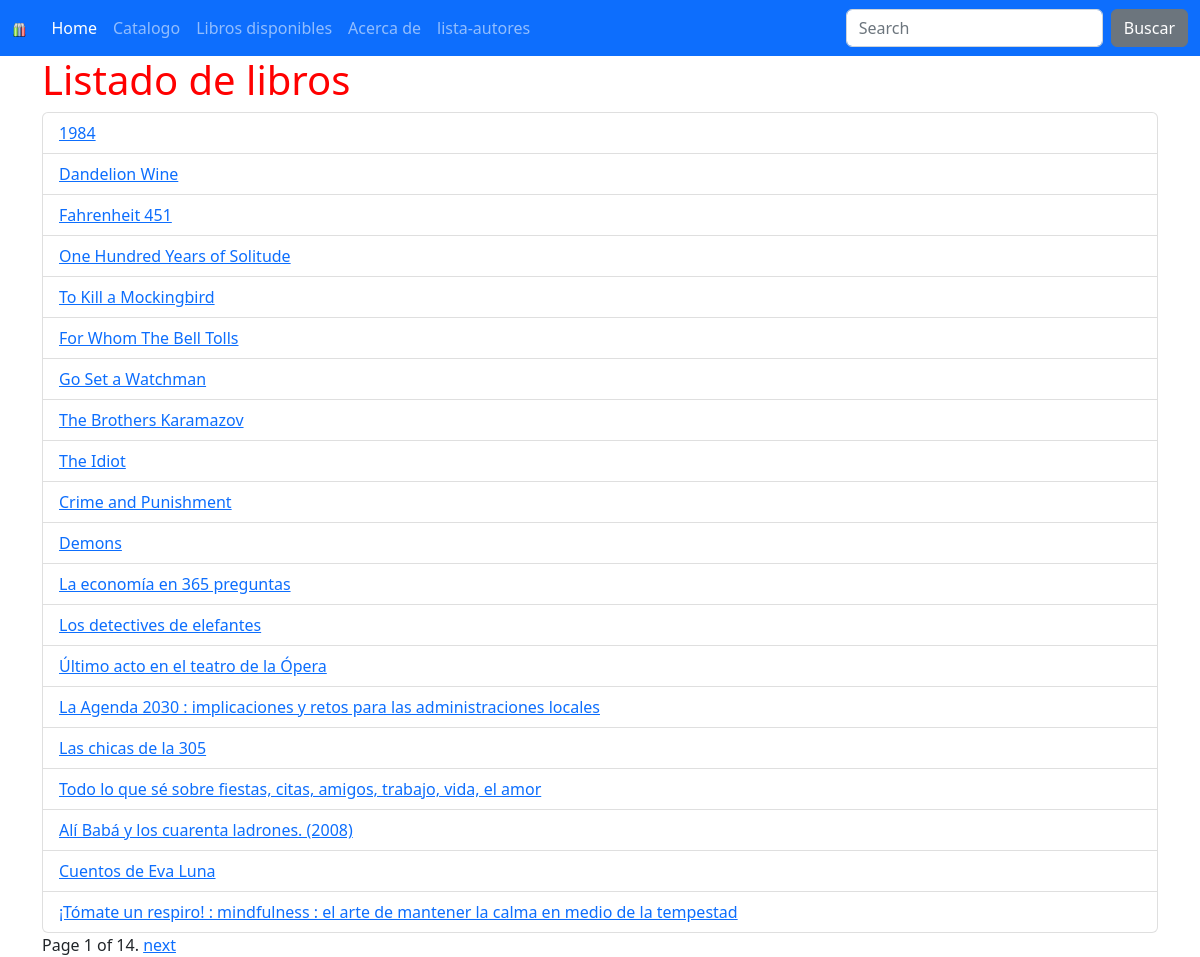
Page /catalogo/libros/ on the committed database.
### catalog/models.py (models this page shows)
class Book(models.Model):
    title = models.CharField(max_length=200)
    author = models.ForeignKey('Author',
        on_delete=models.SET_NULL, # que pasa si borramos el autor?
        null=True)  # puede ser nulo?
    summary = models.TextField(
        max_length=1000,
        help_text='Enter a brief description of the book',
        blank=True)
    isbn = models.CharField(
        'ISBN',
        max_length=13,
        help_text='13 Character <a href="https://www.isbn-international.org/content/what-isbn">ISBN number</a>')
    genre = models.ManyToManyField('Genre',
        help_text='Select a genre for this book')
    language = models.ForeignKey('Language', on_delete=models.SET_NULL, null=True)
    def __str__(self):
        return self.title

### catalog/views.py (the view)
# urls.py: path('libros/', BookListView.as_view(), name='lista-libros'),
class BookListView(ListView):
    model = Book
    paginate_by = 20

### catalog/templates/catalog/book_list.html (shortened to what this page needs)
{% extends 'base.html' %}
{% block content %}
    <h1>Listado de libros</h1>
    <ul class="list-group">
    {% for libro in book_list %}
<li class="list-group-item"><a href="{% url 'detalle-libro' libro.id  %}">{{ libro }}</a></li>
    {% endfor %}
</ul>
    {% if is_paginated %}
        <div class="pagination">
            <span class="page-links">
                <span class="page-current">
                    Page {{ page_obj.number }} of {{ page_obj.paginator.num_pages }}.
                </span>
                {% if page_obj.has_next %}
                    <a href="{{ request.path }}?page={{ page_obj.next_page_number }}">next</a>
                {% endif %}
            </span>
        </div>
    {% endif %}
    {% endblock %}

### catalog/static/css/custom_styles.css (style rules this page uses)
h1 { color: red; }

### rows in the picture
Book: title "1984"
Book: title "Dandelion Wine"
Book: title "Fahrenheit 451"
Book: title "One Hundred Years of Solitude"
Book: title "To Kill a Mockingbird"
Book: title "For Whom The Bell Tolls"
Book: title "Go Set a Watchman"
Book: title "The Brothers Karamazov"
Book: title "The Idiot"
Book: title "Crime and Punishment"
Book: title "Demons"
Book: title "La economía en 365 preguntas"
Book: title "Los detectives de elefantes"
Book: title "Último acto en el teatro de la Ópera"
Book: title "La Agenda 2030 : implicaciones y retos para las administraciones locales"
Book: title "Las chicas de la 305"
Book: title "Todo lo que sé sobre fiestas, citas, amigos, trabajo, vida, el amor"
Book: title "Alí Babá y los cuarenta ladrones. (2008)"
Book: title "Cuentos de Eva Luna"
Book: title "¡Tómate un respiro! : mindfulness : el arte de mantener la calma en medio de la tempestad"

### other values in the picture
{{ page_obj.number }} "1"
{{ page_obj.paginator.num_pages }} "14"
